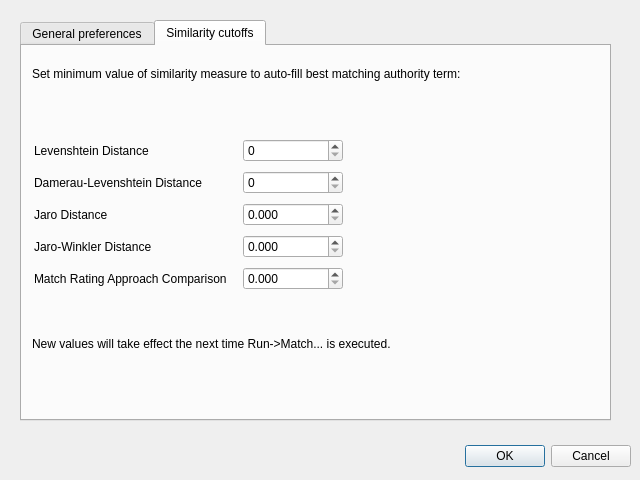
<?xml version="1.0" encoding="UTF-8"?>
<ui version="4.0">
 <class>PreferencesDialog</class>
 <widget class="QDialog" name="PreferencesDialog">
  <property name="geometry">
   <rect>
    <x>0</x>
    <y>0</y>
    <width>640</width>
    <height>480</height>
   </rect>
  </property>
  <property name="windowTitle">
   <string>Dialog</string>
  </property>
  <widget class="QDialogButtonBox" name="buttonBox">
   <property name="geometry">
    <rect>
     <x>10</x>
     <y>440</y>
     <width>621</width>
     <height>32</height>
    </rect>
   </property>
   <property name="orientation">
    <enum>Qt::Horizontal</enum>
   </property>
   <property name="standardButtons">
    <set>QDialogButtonBox::Cancel|QDialogButtonBox::Ok</set>
   </property>
  </widget>
  <widget class="QTabWidget" name="tabWidget">
   <property name="geometry">
    <rect>
     <x>20</x>
     <y>20</y>
     <width>591</width>
     <height>401</height>
    </rect>
   </property>
   <property name="currentIndex">
    <number>1</number>
   </property>
   <widget class="QWidget" name="generalpref_tab">
    <attribute name="title">
     <string>General preferences</string>
    </attribute>
    <widget class="QCheckBox" name="display_similarity">
     <property name="geometry">
      <rect>
       <x>20</x>
       <y>30</y>
       <width>344</width>
       <height>20</height>
      </rect>
     </property>
     <property name="text">
      <string>Display similarity measures in matched authority list</string>
     </property>
     <property name="checked">
      <bool>true</bool>
     </property>
    </widget>
   </widget>
   <widget class="QWidget" name="cutoff_tab">
    <attribute name="title">
     <string>Similarity cutoffs</string>
    </attribute>
    <widget class="QLabel" name="label_2">
     <property name="geometry">
      <rect>
       <x>10</x>
       <y>20</y>
       <width>534</width>
       <height>16</height>
      </rect>
     </property>
     <property name="text">
      <string>Set minimum value of similarity measure to auto-fill best matching authority term:</string>
     </property>
    </widget>
    <widget class="QLabel" name="label_3">
     <property name="geometry">
      <rect>
       <x>10</x>
       <y>290</y>
       <width>437</width>
       <height>16</height>
      </rect>
     </property>
     <property name="text">
      <string>New values will take effect the next time Run-&gt;Match... is executed.</string>
     </property>
    </widget>
    <widget class="QWidget" name="">
     <property name="geometry">
      <rect>
       <x>12</x>
       <y>90</y>
       <width>309</width>
       <height>162</height>
      </rect>
     </property>
     <layout class="QGridLayout" name="gridLayout">
      <item row="0" column="0">
       <widget class="QLabel" name="label_5">
        <property name="text">
         <string>Levenshtein Distance</string>
        </property>
       </widget>
      </item>
      <item row="1" column="0">
       <widget class="QLabel" name="label_4">
        <property name="text">
         <string>Damerau-Levenshtein Distance</string>
        </property>
       </widget>
      </item>
      <item row="2" column="0">
       <widget class="QLabel" name="label_6">
        <property name="text">
         <string>Jaro Distance</string>
        </property>
       </widget>
      </item>
      <item row="2" column="1">
       <widget class="QDoubleSpinBox" name="jaro_cutoff">
        <property name="maximumSize">
         <size>
          <width>100</width>
          <height>16777215</height>
         </size>
        </property>
        <property name="decimals">
         <number>3</number>
        </property>
        <property name="maximum">
         <double>1.000000000000000</double>
        </property>
        <property name="singleStep">
         <double>0.050000000000000</double>
        </property>
       </widget>
      </item>
      <item row="3" column="0">
       <widget class="QLabel" name="label_7">
        <property name="text">
         <string>Jaro-Winkler Distance</string>
        </property>
       </widget>
      </item>
      <item row="3" column="1">
       <widget class="QDoubleSpinBox" name="jarowink_cutoff">
        <property name="maximumSize">
         <size>
          <width>100</width>
          <height>16777215</height>
         </size>
        </property>
        <property name="decimals">
         <number>3</number>
        </property>
        <property name="maximum">
         <double>1.000000000000000</double>
        </property>
        <property name="singleStep">
         <double>0.050000000000000</double>
        </property>
       </widget>
      </item>
      <item row="4" column="0">
       <widget class="QLabel" name="label_8">
        <property name="text">
         <string>Match Rating Approach Comparison</string>
        </property>
       </widget>
      </item>
      <item row="4" column="1">
       <widget class="QDoubleSpinBox" name="mrac_cutoff">
        <property name="maximumSize">
         <size>
          <width>100</width>
          <height>16777215</height>
         </size>
        </property>
        <property name="decimals">
         <number>3</number>
        </property>
        <property name="singleStep">
         <double>0.100000000000000</double>
        </property>
       </widget>
      </item>
      <item row="0" column="1">
       <widget class="QSpinBox" name="lev_cutoff">
        <property name="maximumSize">
         <size>
          <width>100</width>
          <height>16777215</height>
         </size>
        </property>
       </widget>
      </item>
      <item row="1" column="1">
       <widget class="QSpinBox" name="damlev_cutoff">
        <property name="maximumSize">
         <size>
          <width>100</width>
          <height>16777215</height>
         </size>
        </property>
       </widget>
      </item>
     </layout>
    </widget>
   </widget>
  </widget>
 </widget>
 <resources/>
 <connections>
  <connection>
   <sender>buttonBox</sender>
   <signal>accepted()</signal>
   <receiver>PreferencesDialog</receiver>
   <slot>accept()</slot>
   <hints>
    <hint type="sourcelabel">
     <x>248</x>
     <y>254</y>
    </hint>
    <hint type="destinationlabel">
     <x>157</x>
     <y>274</y>
    </hint>
   </hints>
  </connection>
  <connection>
   <sender>buttonBox</sender>
   <signal>rejected()</signal>
   <receiver>PreferencesDialog</receiver>
   <slot>reject()</slot>
   <hints>
    <hint type="sourcelabel">
     <x>316</x>
     <y>260</y>
    </hint>
    <hint type="destinationlabel">
     <x>286</x>
     <y>274</y>
    </hint>
   </hints>
  </connection>
 </connections>
</ui>
